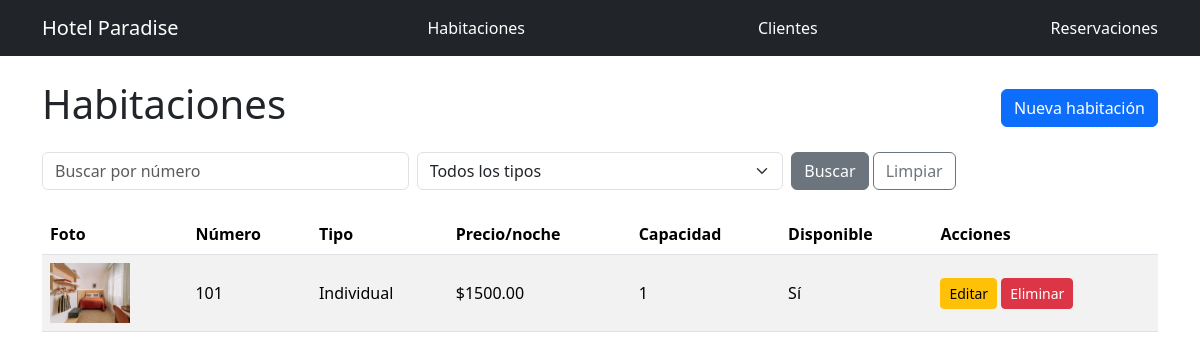
Page /habitaciones/ on the earlier database version.
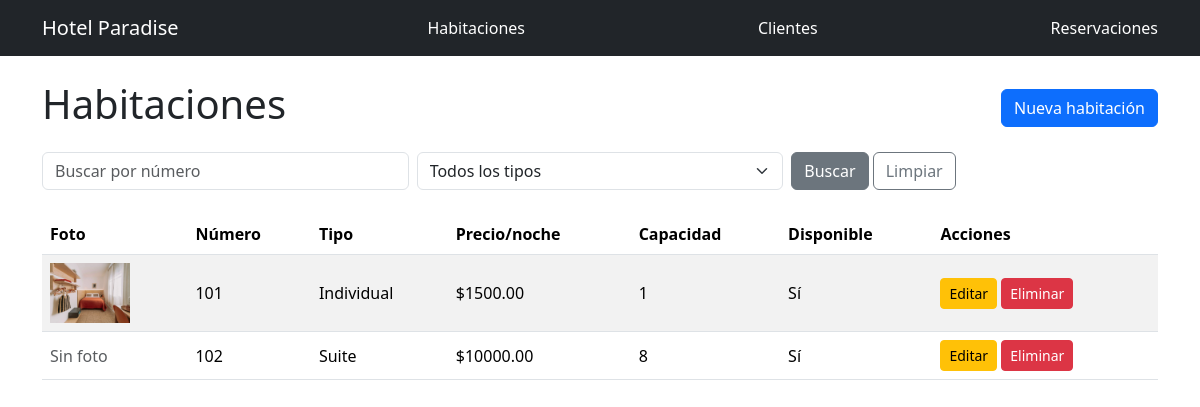
Same page on the later database version.
### habitaciones/models.py (models this page shows, shortened)
class Habitacion(models.Model):
    TIPOS = [
        ('individual', 'Individual'),
        ('doble', 'Doble'),
        ('suite', 'Suite'),
        ('presidencial', 'Presidencial'),
    ]
    numero = models.IntegerField(unique=True)
    tipo =  models.CharField((""), max_length=20, choices=TIPOS)
    precioxnoche = models.DecimalField(max_digits=  15, decimal_places=2)
    capacidad = models.IntegerField()
    disponible = models.BooleanField(default= True)
    imagen = models.ImageField(upload_to='habitaciones/', blank=True, null=True)

### habitaciones/views.py (the view)
# urls.py: path('', views.lista_habitaciones, name='lista'),
def lista_habitaciones(request):
    habitaciones = Habitacion.objects.all()
    q = request.GET.get('q', '').strip()
    tipo = request.GET.get('tipo', '')
    if q.isdigit():
        habitaciones = habitaciones.filter(numero=q)
    if tipo:
        habitaciones = habitaciones.filter(tipo=tipo)
    contexto = {
        'habitaciones': habitaciones,
        'tipos': Habitacion.TIPOS,
        'q': q,
        'tipo_actual': tipo,
    }
    return render(request, 'habitaciones/lista.html', contexto)

### habitaciones/templates/habitaciones/lista.html (shortened to what this page needs)
{% extends 'base.html' %}
{% block content %}
<div class="d-flex justify-content-between align-items-center mb-3">
    <h1>Habitaciones</h1>
    <a href="{% url 'habitaciones:crear' %}" class="btn btn-primary">Nueva habitación</a>
</div>
<form method="get" class="row g-2 mb-4">
    <div class="col-md-4">
        <input type="text" name="q" value="{{ q }}" class="form-control"
               placeholder="Buscar por número">
    </div>
    <div class="col-md-4">
        <select name="tipo" class="form-select">
            <option value="">Todos los tipos</option>
        </select>
    </div>
    <div class="col-md-4">
        <button type="submit" class="btn btn-secondary">Buscar</button>
        <a href="{% url 'habitaciones:lista' %}" class="btn btn-outline-secondary">Limpiar</a>
    </div>
</form>
<div class="table-responsive">
<table class="table table-striped align-middle">
    <thead>
        <tr>
            <th>Foto</th><th>Número</th><th>Tipo</th><th>Precio/noche</th>
            <th>Capacidad</th><th>Disponible</th><th>Acciones</th>
        </tr>
    </thead>
    <tbody>
        {% for h in habitaciones %}
        <tr>
            <td>
                {% if h.imagen %}
                    <img src="{{ h.imagen.url }}" alt="Habitación {{ h.numero }}"
                         style="width: 80px; height: 60px; object-fit: cover;">
                {% else %}
                    <span class="text-muted">Sin foto</span>
                {% endif %}
            </td>
            <td>{{ h.numero }}</td>
            <td>{{ h.get_tipo_display }}</td>
            <td>${{ h.precioxnoche|floatformat:2 }}</td>
            <td>{{ h.capacidad }}</td>
            <td>{% if h.disponible %}Sí{% else %}No{% endif %}</td>
            <td>
                <a href="{% url 'habitaciones:editar' h.pk %}" class="btn btn-sm btn-warning">Editar</a>
                <a href="{% url 'habitaciones:eliminar' h.pk %}" class="btn btn-sm btn-danger">Eliminar</a>
            </td>
        </tr>
        {% empty %}
        <tr>
            <td colspan="7" class="text-center">No hay habitaciones que mostrar.</td>
        </tr>
        {% endfor %}
    </tbody>
</table>
</div>
{% endblock %}

Differences in the rows shown:
added Habitacion: imagen "Sin foto", numero "102", tipo "Suite", precioxnoche "10000.00", capacidad "8", disponible "Sí"
